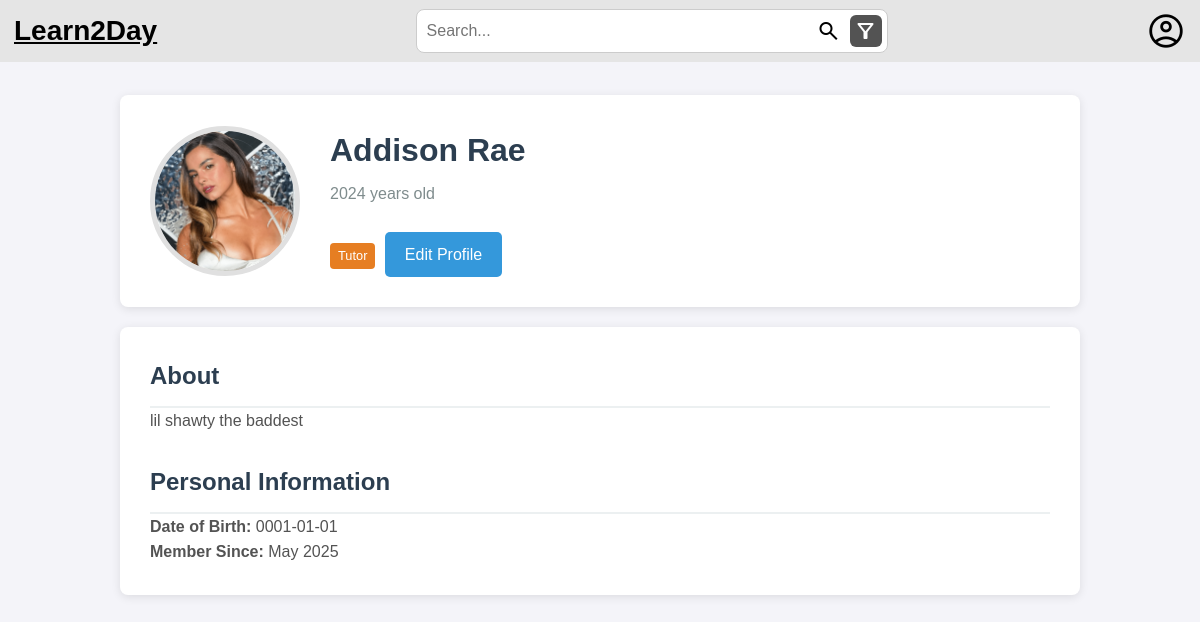
The app's page /profile.php (signed in) with its own data.
### tables this page shows
CREATE TABLE TUTOR(
    ID_TUTOR VARCHAR(255) NOT NULL,
    NAME VARCHAR(255) NOT NULL,
    DATE_OF_BIRTH DATE NOT NULL,
    PROFILE_IMAGE VARCHAR(255) NOT NULL,
    DESCRIPTION TEXT,
    SCHOOL_INSTITUTION VARCHAR(255) NOT NULL,
    PRIMARY KEY (ID_TUTOR),
    FOREIGN KEY (ID_TUTOR) REFERENCES USERS(USERNAME) ON DELETE CASCADE
    FOREIGN KEY (SCHOOL_INSTITUTION) REFERENCES SCHOOL_INSTITUTION(NAME) ON DELETE CASCADE
);

CREATE TABLE USERS(
    ID_USER INTEGER PRIMARY KEY AUTOINCREMENT,
    USERNAME VARCHAR(255) NOT NULL UNIQUE,
    PASSWORD VARCHAR(255) NOT NULL,
    EMAIL VARCHAR(255) NOT NULL UNIQUE,
    TYPE VARCHAR(255) NOT NULL CHECK (TYPE IN ('STUDENT', 'TUTOR', 'ADMIN'))
);

### src/database/tutorclass.php (called while the page is built, shortened)
<?php
require_once __DIR__ . '/userclass.php';
class Tutor {
    public function __construct(
        int $id,
        string $name,
        string $date_of_birth,
        string $profile_image,
        ?string $description,
        string $school_institution
    ) {
        $this->name = $name;
        $this->date_of_birth = $date_of_birth;
        $this->profile_image = $profile_image;
        $this->description = $description;
    }
    public static function getById(int $id): ?Tutor {
        $user = User::get_user_by_id($id);
        $db = Database::getInstance();
        $stmt = $db->prepare('SELECT * FROM TUTOR WHERE ID_TUTOR = ?');
        $stmt->execute([$user->username]);
        if ($row = $stmt->fetch()) {
            return new Tutor(
                $id,
                $row['NAME'],
                $row['DATE_OF_BIRTH'],
                $row['PROFILE_IMAGE'],
                $row['DESCRIPTION'],
                $row['SCHOOL_INSTITUTION']
            );
        }
        return null;
    }
}
?>

### src/database/userclass.php (called while the page is built, shortened)
<?php
class User {
    public function __construct(int $id, string $username, string $email, string $type) {
        $this->username = $username;
        $this->type = $type;
    }
    public static function get_user_by_id(int $id): ?User {
        $db = Database::getInstance();
        $stmt = $db->prepare('SELECT * FROM USERS WHERE ID_USER = ?');
        $stmt->execute([$id]);
        if ($row = $stmt->fetch()) {
            return new User(
                (int)$row['ID_USER'],
                $row['USERNAME'],
                $row['EMAIL'],
                $row['TYPE']
            );
        }
        return null;
    }
}
?>

### src/includes/session.php (called while the page is built, shortened)
<?php
require_once __DIR__ . '/../database/userclass.php';
class Session {
    private static ?Session $instance = null;
    public static function getInstance(): Session {
        if (self::$instance == null) {
            self::$instance = new Session();
        }
        return self::$instance;
    }
    public function isLoggedIn(): bool {
        return isset($_SESSION["user"]);
    }
    public function getUserId(): ?int {
        return $this->isLoggedIn() ? $_SESSION["user"]->id : null;
    }
}
?>

### src/profile.php (the view, shortened to what this page needs)
<?php
require_once __DIR__ . '/includes/session.php';
require_once __DIR__ . '/database/tutorclass.php';
require_once __DIR__ . '/database/userclass.php';
$session = Session::getInstance();
$profile_id = $_GET['id'] ?? $session->getUserId();
$user = User::get_user_by_id((int)$profile_id);
$profile = null;
$profile_type = '';
if ($user->type === 'STUDENT') {
    $profile = Student::getById((int)$profile_id);
    $profile_type = 'Student';
} elseif ($user->type === 'TUTOR') {
    $profile = Tutor::getById((int)$profile_id);
    $profile_type = 'Tutor';
}
$age = null;
if (!empty($profile->date_of_birth)) {
    $dob = new DateTime($profile->date_of_birth);
    $now = new DateTime();
    $age = $dob->diff($now)->y;
}
?>
<!DOCTYPE html>
<html lang="en">
<head>
    <link rel="stylesheet" href="styles/profile.css">
    <link rel="stylesheet" href="styles/index_style.css">
</head>
<header class="header">
        <div class="site-name">
            <a href="/" class="main-page">Learn2Day</a>
        </div>
        <div class="search-bar">
            <input type="text" placeholder="Search..." />
            <button class="search-button">
                <span class="material-symbols-outlined">search</span>
            </button>
            <button class="filter-button">
                <span class="material-symbols-outlined">filter_alt</span>
            </button>
        </div>
        <div class="access-profile">
            <?php if ($isLoggedIn): ?>
                <?php $user = $session->getUser(); ?>
                <button id="profile-button">
                    <span class="material-symbols-outlined">account_circle</span>
                    <?= htmlspecialchars($user->username) ?>
                </button>
                <div id="profile-inner" class="profile">
                    <form action="actions/logout.php" method="post" class="logout-popup">
                        <a href='/profile.php?id=<?= $user->id ?>' class="viewprofile-btn">View Profile</a>
                        <hr size="18">
                        <button type="submit" class="logout-btn">Log Out</button>
                    </form>
                </div>
            <?php else: ?>
                <button id="profile-button">
                    <span class="material-symbols-outlined">account_circle</span>
                </button>
            <?php endif; ?>
        </div>
    </header>
<body>
    <div class="container">
        <div class="profile-header">
            <img src="/uploads/profiles/<?= htmlspecialchars($profile->profile_image) ?>"
                 alt="Profile Picture"
                 class="profile-picture"
                 onerror="this.src='/images/default-profile.jpg'">
            <div class="profile-info">
                <h1><?= htmlspecialchars($profile->name) ?></h1>
                <?php if ($age): ?>
                    <p><?= $age ?> years old</p>
                <?php endif; ?>
                <span class="badge <?= $profile_type === 'Tutor' ? 'tutor-badge' : '' ?>">
                    <?= htmlspecialchars($profile_type) ?>
                </span>
                <?php if ($session->getUserId() === (int)$profile_id): ?>
                    <a href="/edit_profile.php" class="edit-profile-btn">Edit Profile</a>
                <?php endif; ?>
            </div>
        </div>
        <div class="profile-details">
            <div class="about-section">
                <h2 class="section-title">About</h2>
                <p><?= !empty($profile->description) ? nl2br(htmlspecialchars($profile->description)) : 'No description provided.' ?></p>
            </div>
            <div class="personal-info">
                <h2 class="section-title">Personal Information</h2>
                <p><strong>Date of Birth:</strong> <?= htmlspecialchars($profile->date_of_birth) ?></p>
                <p><strong>Member Since:</strong> <?= date('F Y', strtotime($user->created_at ?? 'now')) ?></p>
            </div>
        </div>
    </div>
</body>
</html>

### src/styles/profile.css (style rules this page uses)
body { font-family: 'Segoe UI', Tahoma, Geneva, Verdana, sans-serif; line-height: 1.6; margin: 0; padding: 0; background-color: #f5f5f5; color: #333; }
.container { max-width: 1000px; margin: 0 auto; padding: 20px; }
.profile-header { display: flex; align-items: center; background-color: white; border-radius: 8px; box-shadow: 0 2px 10px rgba(0,0,0,0.1); padding: 30px; margin-bottom: 20px; }
.profile-picture { width: 150px; height: 150px; border-radius: 50%; object-fit: cover; border: 5px solid #e0e0e0; margin-right: 30px; }
.profile-info h1 { margin: 0; color: #2c3e50; }
.profile-info p { margin: 5px 0; color: #7f8c8d; }
.badge { display: inline-block; background-color: #3498db; color: white; padding: 3px 8px; border-radius: 4px; font-size: 0.8em; margin-right: 5px; }
.tutor-badge { background-color: #e67e22; }
.profile-details { background-color: white; border-radius: 8px; box-shadow: 0 2px 10px rgba(0,0,0,0.1); padding: 30px; }
.section-title { color: #2c3e50; border-bottom: 2px solid #ecf0f1; padding-bottom: 10px; margin-top: 0; }
.about-section { margin-bottom: 30px; }
.edit-profile-btn { background-color: #3498db; color: white; border: none; padding: 10px 20px; border-radius: 5px; cursor: pointer; font-size: 1em; margin-top: 20px; text-decoration: none; display: inline-block; }

### src/styles/index_style.css (style rules this page uses)
* { margin: 0; padding: 0; box-sizing: border-box; }
header { background-color: #E5E5E5; display: flex; align-items: center; padding: 7px 10px; justify-content: space-between; position: fixed; top: 0; left: 0; right: 0; z-index: 1000; }
header button { cursor: pointer; }
.main-page { color: black; background: none; border: none; font-size: 28px; font-weight: bold; padding: 4px; }
.search-bar { display: flex; align-items: center; gap: 5px; background-color: white; padding: 5px; border: 1px solid #ccc; border-radius: 8px; width: 40%; }
.search-bar input { border: none; outline: none; font-size: 16px; width: 100%; padding: 5px; }
.search-button, .filter-button, .profile-button { background: none; border: none; display: flex; align-items: center; justify-content: center; padding: 4px; }
.filter-button { background: #535353; border: none; border-radius: 6px; }
.filter-button .material-symbols-outlined { color: white; }
#profile-button { background: none; border: none; cursor: pointer; display: flex; align-items: center; justify-content: center; padding: 4px; }
#profile-button .material-symbols-outlined { font-size: 40px; color: black; }
.material-symbols-outlined { font-size: 28px; color: #000000; }
body { font-family: Arial, sans-serif; line-height: 1.6; color: #535353; background-color: #f4f4f9; padding: 25px; padding-top: 75px; }
h1 { font-size: 2rem; color: #03254e; margin-bottom: 20px; }

### records on screen
tutor: PROFILE_IMAGE (picture), NAME "Addison Rae", DATE_OF_BIRTH "2024", DESCRIPTION "lil shawty the baddest", DATE_OF_BIRTH "0001-01-01"
users: TYPE "Tutor"

### other values on screen
date('F Y', strtotime($user->created_at ?? 'now')) "May 2025"
